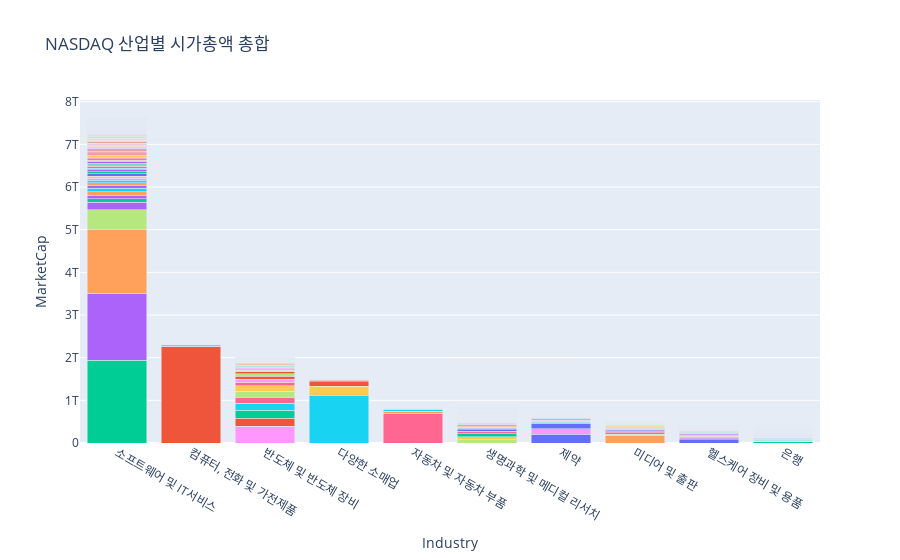

The notebook cell saved with this chart:
### Code cell
top10_df = pd.DataFrame(nasdaq_df_proc, columns=['Industry', 'MarketCap']).groupby('Industry').sum()
top10_df = top10_df.sort_values(by=['MarketCap'], ascending=False)[:10]

df = nasdaq_df_proc.loc[nasdaq_df_proc['Industry'].isin(top10_df.index)]
df = df.sort_values(by=['MarketCap'], ascending=False)

dummy_data = []
for industry in reversed(top10_df.index):
    dummy_data.insert(0, ['dummy', 'DUMMY', industry, 0, 0, 0, 0, 0, 0])
df = pd.concat([pd.DataFrame(dummy_data, columns=df.columns), df])

fig = px.bar(
    df,
    x='Industry',
    y='MarketCap',
    color='Name',
    barmode='stack',
    title='NASDAQ 산업별 시가총액 총합'
)
fig.update_layout(
    showlegend=False,
)
fig.show()
